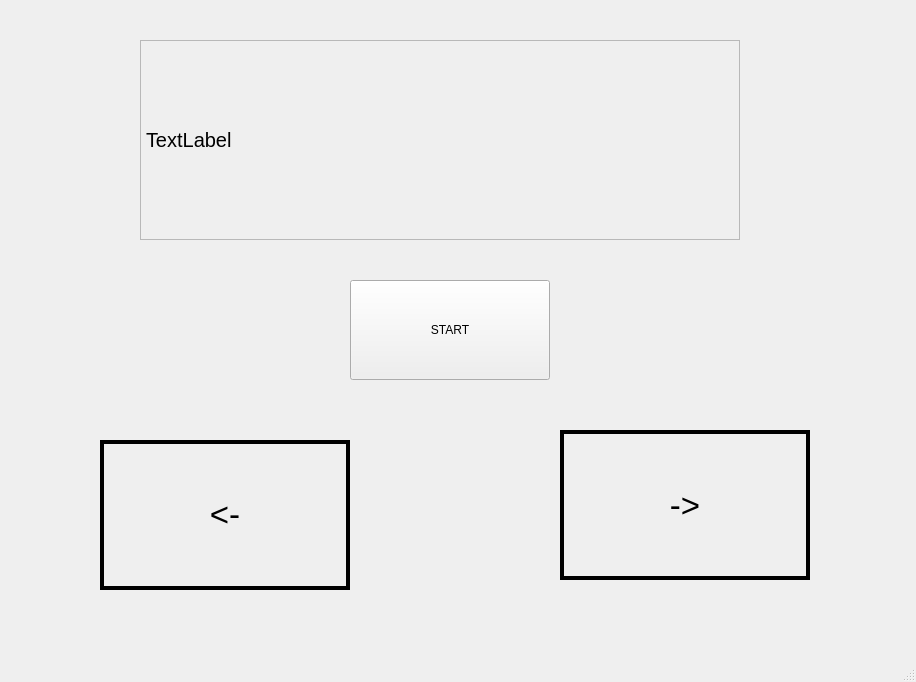
<?xml version="1.0" encoding="UTF-8"?>
<ui version="4.0">
 <class>MainWindow</class>
 <widget class="QMainWindow" name="MainWindow">
  <property name="geometry">
   <rect>
    <x>0</x>
    <y>0</y>
    <width>916</width>
    <height>682</height>
   </rect>
  </property>
  <property name="windowTitle">
   <string>MainWindow</string>
  </property>
  <widget class="QWidget" name="centralwidget">
   <widget class="QPushButton" name="startButton">
    <property name="geometry">
     <rect>
      <x>350</x>
      <y>280</y>
      <width>200</width>
      <height>100</height>
     </rect>
    </property>
    <property name="text">
     <string>START</string>
    </property>
   </widget>
   <widget class="QLabel" name="leftArrowText">
    <property name="geometry">
     <rect>
      <x>100</x>
      <y>440</y>
      <width>250</width>
      <height>150</height>
     </rect>
    </property>
    <property name="font">
     <font>
      <pointsize>25</pointsize>
     </font>
    </property>
    <property name="frameShape">
     <enum>QFrame::Box</enum>
    </property>
    <property name="lineWidth">
     <number>4</number>
    </property>
    <property name="text">
     <string>&lt;-</string>
    </property>
    <property name="alignment">
     <set>Qt::AlignCenter</set>
    </property>
   </widget>
   <widget class="QLabel" name="rightArrowText">
    <property name="geometry">
     <rect>
      <x>560</x>
      <y>430</y>
      <width>250</width>
      <height>150</height>
     </rect>
    </property>
    <property name="font">
     <font>
      <pointsize>25</pointsize>
     </font>
    </property>
    <property name="frameShape">
     <enum>QFrame::Box</enum>
    </property>
    <property name="lineWidth">
     <number>4</number>
    </property>
    <property name="text">
     <string>-&gt;</string>
    </property>
    <property name="alignment">
     <set>Qt::AlignCenter</set>
    </property>
   </widget>
   <widget class="QLabel" name="explainText">
    <property name="geometry">
     <rect>
      <x>140</x>
      <y>40</y>
      <width>600</width>
      <height>200</height>
     </rect>
    </property>
    <property name="font">
     <font>
      <pointsize>15</pointsize>
     </font>
    </property>
    <property name="frameShape">
     <enum>QFrame::StyledPanel</enum>
    </property>
    <property name="text">
     <string>TextLabel</string>
    </property>
    <property name="alignment">
     <set>Qt::AlignLeading|Qt::AlignLeft|Qt::AlignVCenter</set>
    </property>
    <property name="margin">
     <number>10</number>
    </property>
   </widget>
  </widget>
  <widget class="QMenuBar" name="menubar">
   <property name="geometry">
    <rect>
     <x>0</x>
     <y>0</y>
     <width>916</width>
     <height>24</height>
    </rect>
   </property>
  </widget>
  <widget class="QStatusBar" name="statusbar"/>
 </widget>
 <resources/>
 <connections/>
</ui>
